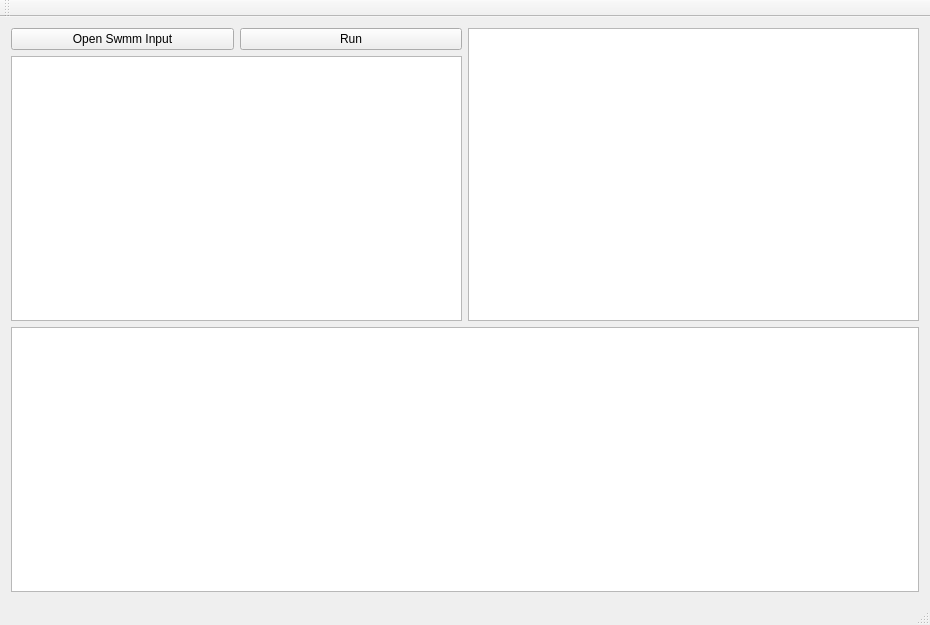
<?xml version="1.0" encoding="UTF-8"?>
<ui version="4.0">
 <class>SWMM_QtClass</class>
 <widget class="QMainWindow" name="SWMM_QtClass">
  <property name="geometry">
   <rect>
    <x>0</x>
    <y>0</y>
    <width>930</width>
    <height>625</height>
   </rect>
  </property>
  <property name="windowTitle">
   <string>SWMM_Qt</string>
  </property>
  <widget class="QWidget" name="centralWidget">
   <layout class="QGridLayout" name="gridLayout">
    <item row="1" column="0">
     <layout class="QHBoxLayout" name="horizontalLayout_2">
      <item>
       <widget class="QTextBrowser" name="ShowInput"/>
      </item>
     </layout>
    </item>
    <item row="0" column="1" rowspan="2">
     <widget class="QTextBrowser" name="textBrowser_2"/>
    </item>
    <item row="0" column="0">
     <layout class="QVBoxLayout" name="verticalLayout" stretch="0">
      <item>
       <layout class="QHBoxLayout" name="horizontalLayout" stretch="0,0">
        <property name="sizeConstraint">
         <enum>QLayout::SetMinimumSize</enum>
        </property>
        <item>
         <widget class="QPushButton" name="OpenFile">
          <property name="text">
           <string>Open Swmm Input</string>
          </property>
         </widget>
        </item>
        <item>
         <widget class="QPushButton" name="RunSWMM">
          <property name="text">
           <string>Run</string>
          </property>
         </widget>
        </item>
       </layout>
      </item>
     </layout>
    </item>
    <item row="1" column="2">
     <layout class="QVBoxLayout" name="verticalLayout_2"/>
    </item>
    <item row="2" column="0" colspan="2">
     <widget class="QGraphicsView" name="graphicsView"/>
    </item>
   </layout>
  </widget>
  <widget class="QMenuBar" name="menuBar">
   <property name="geometry">
    <rect>
     <x>0</x>
     <y>0</y>
     <width>930</width>
     <height>21</height>
    </rect>
   </property>
  </widget>
  <widget class="QToolBar" name="mainToolBar">
   <attribute name="toolBarArea">
    <enum>TopToolBarArea</enum>
   </attribute>
   <attribute name="toolBarBreak">
    <bool>false</bool>
   </attribute>
  </widget>
  <widget class="QStatusBar" name="statusBar"/>
 </widget>
 <layoutdefault spacing="6" margin="11"/>
 <resources>
  <include location="swmm_qt.qrc"/>
 </resources>
 <connections/>
</ui>
